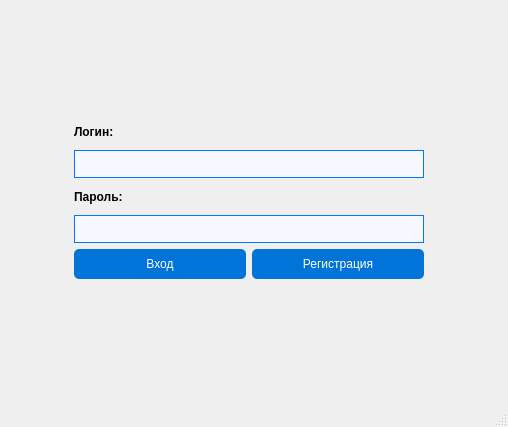
<?xml version="1.0" encoding="UTF-8"?>
<ui version="4.0">
 <class>TAuthorizationWindow</class>
 <widget class="QMainWindow" name="TAuthorizationWindow">
  <property name="geometry">
   <rect>
    <x>0</x>
    <y>0</y>
    <width>508</width>
    <height>427</height>
   </rect>
  </property>
  <property name="windowTitle">
   <string>Вход</string>
  </property>
  <widget class="QWidget" name="centralwidget">
   <layout class="QHBoxLayout" name="horizontalLayout_6">
    <item>
     <widget class="QStackedWidget" name="stackedWidget">
      <property name="font">
       <font>
        <bold>false</bold>
       </font>
      </property>
      <property name="styleSheet">
       <string notr="true">QPushButton {
    background-color: #0074D9;
    color: #fff;
    border-radius: 5px;
    padding: 8px 16px;
}

QPushButton:hover {
    background-color: #0063B1;
}

QPushButton:pressed {
    background-color: #005190;
}

QLineEdit {
  border: 1px solid #0077FF;
  border-radius: 20px;
  padding: 5px 10px;
  background-color: #F6F7FF;
  color: #333;
}

QLineEdit:focus {
  border-color: #0077FF;
  box-shadow: 0 0 5px #0077FF;
}

QLabel {
	/*color: rgb(0, 0, 255);*/
	color: rgb(0, 0, 0);
	font-weight: bold;
  	font-size: 12px;
}
</string>
      </property>
      <property name="currentIndex">
       <number>0</number>
      </property>
      <widget class="QWidget" name="PageLogin">
       <widget class="QWidget" name="widget_2" native="true">
        <property name="geometry">
         <rect>
          <x>65</x>
          <y>110</y>
          <width>350</width>
          <height>160</height>
         </rect>
        </property>
        <layout class="QHBoxLayout" name="horizontalLayout_2">
         <item>
          <layout class="QVBoxLayout" name="verticalLayout_7">
           <item>
            <layout class="QVBoxLayout" name="verticalLayout_3">
             <item>
              <layout class="QVBoxLayout" name="verticalLayout_2">
               <item>
                <widget class="QLabel" name="labelLogin">
                 <property name="text">
                  <string>Логин:</string>
                 </property>
                </widget>
               </item>
               <item>
                <widget class="QLineEdit" name="lineEditLogin">
                 <property name="text">
                  <string/>
                 </property>
                </widget>
               </item>
              </layout>
             </item>
             <item>
              <layout class="QVBoxLayout" name="verticalLayout">
               <item>
                <widget class="QLabel" name="labePass">
                 <property name="text">
                  <string>Пароль:</string>
                 </property>
                </widget>
               </item>
               <item>
                <widget class="QLineEdit" name="lineEditPassword"/>
               </item>
              </layout>
             </item>
            </layout>
           </item>
           <item>
            <layout class="QHBoxLayout" name="horizontalLayout">
             <item>
              <widget class="QPushButton" name="pushButtonAuthorization">
               <property name="text">
                <string>Вход</string>
               </property>
              </widget>
             </item>
             <item>
              <widget class="QPushButton" name="pushButtonRegistrationPadge">
               <property name="text">
                <string>Регистрация</string>
               </property>
              </widget>
             </item>
            </layout>
           </item>
          </layout>
         </item>
        </layout>
       </widget>
      </widget>
      <widget class="QWidget" name="PageRegistrations">
       <widget class="QWidget" name="widget" native="true">
        <property name="geometry">
         <rect>
          <x>65</x>
          <y>60</y>
          <width>350</width>
          <height>250</height>
         </rect>
        </property>
        <layout class="QHBoxLayout" name="horizontalLayout_5">
         <item>
          <layout class="QVBoxLayout" name="verticalLayout_6">
           <property name="spacing">
            <number>10</number>
           </property>
           <item>
            <layout class="QVBoxLayout" name="verticalLayout_5">
             <item>
              <layout class="QVBoxLayout" name="verticalLayout_4">
               <item>
                <widget class="QLabel" name="label">
                 <property name="text">
                  <string>Логин:</string>
                 </property>
                </widget>
               </item>
               <item>
                <widget class="QLineEdit" name="lineEditNewLogin">
                 <property name="minimumSize">
                  <size>
                   <width>0</width>
                   <height>30</height>
                  </size>
                 </property>
                 <property name="text">
                  <string/>
                 </property>
                </widget>
               </item>
              </layout>
             </item>
             <item>
              <layout class="QVBoxLayout" name="verticalLayout_9">
               <item>
                <widget class="QLabel" name="label_2">
                 <property name="text">
                  <string>Пароль:</string>
                 </property>
                </widget>
               </item>
               <item>
                <widget class="QLineEdit" name="lineEditNewPassword">
                 <property name="minimumSize">
                  <size>
                   <width>0</width>
                   <height>30</height>
                  </size>
                 </property>
                </widget>
               </item>
              </layout>
             </item>
             <item>
              <layout class="QVBoxLayout" name="verticalLayout_8">
               <item>
                <widget class="QLabel" name="label_3">
                 <property name="text">
                  <string>Повторите пароль:</string>
                 </property>
                </widget>
               </item>
               <item>
                <widget class="QLineEdit" name="lineEditNewPasswordRepeat">
                 <property name="minimumSize">
                  <size>
                   <width>0</width>
                   <height>30</height>
                  </size>
                 </property>
                </widget>
               </item>
              </layout>
             </item>
            </layout>
           </item>
           <item>
            <layout class="QHBoxLayout" name="horizontalLayout_3">
             <item>
              <widget class="QPushButton" name="pushButtonAuthorizationPadge">
               <property name="text">
                <string>Назад</string>
               </property>
              </widget>
             </item>
             <item>
              <widget class="QPushButton" name="pushButtonAddNewUser">
               <property name="text">
                <string>Создать акаунт</string>
               </property>
              </widget>
             </item>
            </layout>
           </item>
          </layout>
         </item>
        </layout>
       </widget>
      </widget>
     </widget>
    </item>
   </layout>
  </widget>
  <widget class="QMenuBar" name="menubar">
   <property name="geometry">
    <rect>
     <x>0</x>
     <y>0</y>
     <width>508</width>
     <height>22</height>
    </rect>
   </property>
  </widget>
  <widget class="QStatusBar" name="statusbar"/>
 </widget>
 <resources/>
 <connections/>
</ui>
